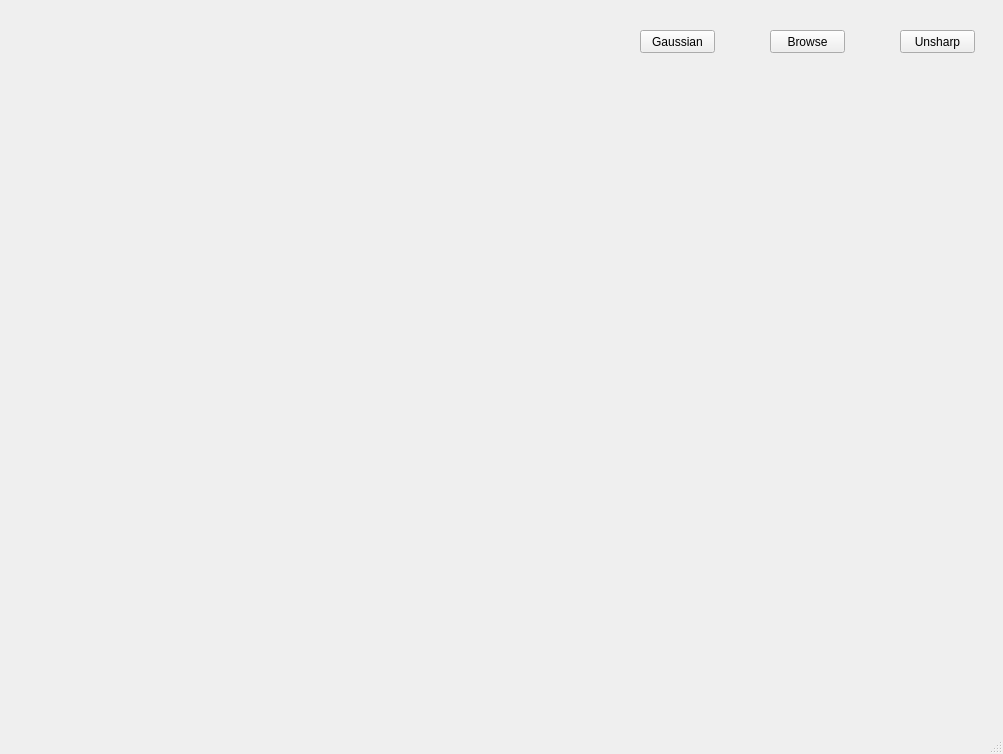
<?xml version="1.0" encoding="UTF-8"?>
<ui version="4.0">
 <class>MainWindow</class>
 <widget class="QMainWindow" name="MainWindow">
  <property name="geometry">
   <rect>
    <x>0</x>
    <y>0</y>
    <width>1003</width>
    <height>754</height>
   </rect>
  </property>
  <property name="windowTitle">
   <string>MainWindow</string>
  </property>
  <widget class="QWidget" name="centralwidget">
   <widget class="QPushButton" name="browseButton">
    <property name="geometry">
     <rect>
      <x>770</x>
      <y>30</y>
      <width>75</width>
      <height>23</height>
     </rect>
    </property>
    <property name="text">
     <string>Browse</string>
    </property>
   </widget>
   <widget class="QPushButton" name="gaussianButton">
    <property name="geometry">
     <rect>
      <x>640</x>
      <y>30</y>
      <width>75</width>
      <height>23</height>
     </rect>
    </property>
    <property name="text">
     <string>Gaussian</string>
    </property>
   </widget>
   <widget class="QPushButton" name="unsharpButton">
    <property name="geometry">
     <rect>
      <x>900</x>
      <y>30</y>
      <width>75</width>
      <height>23</height>
     </rect>
    </property>
    <property name="text">
     <string>Unsharp</string>
    </property>
   </widget>
  </widget>
  <widget class="QMenuBar" name="menubar">
   <property name="geometry">
    <rect>
     <x>0</x>
     <y>0</y>
     <width>1003</width>
     <height>22</height>
    </rect>
   </property>
  </widget>
  <widget class="QStatusBar" name="statusbar"/>
 </widget>
 <resources/>
 <connections/>
</ui>
